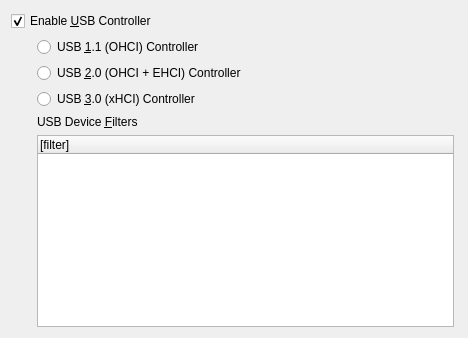
<ui version="4.0" >
 <comment>
 VPox frontends: Qt GUI ("VirtualPox"):

 Copyright (C) 2008-2020 Oracle Corporation

 This file is part of VirtualPox Open Source Edition (OSE), as
 available from http://www.virtualpox.org. This file is free software;
 you can redistribute it and/or modify it under the terms of the GNU
 General Public License (GPL) as published by the Free Software
 Foundation, in version 2 as it comes in the "COPYING" file of the
 VirtualPox OSE distribution. VirtualPox OSE is distributed in the
 hope that it will be useful, but WITHOUT ANY WARRANTY of any kind.
 </comment>
 <class>UIMachineSettingsUSB</class>
 <widget class="QWidget" name="UIMachineSettingsUSB" >
  <property name="geometry" >
   <rect>
    <x>0</x>
    <y>0</y>
    <width>468</width>
    <height>328</height>
   </rect>
  </property>
  <layout class="QGridLayout" columnstretch="0,1,0">
   <item row="0" column="0" colspan="2" >
    <widget class="QCheckBox" name="mGbUSB" >
     <property name="whatsThis" >
      <string>When checked, enables the virtual USB controller of this machine.</string>
     </property>
     <property name="text" >
      <string>Enable &amp;USB Controller</string>
     </property>
     <property name="checked" >
      <bool>true</bool>
     </property>
    </widget>
   </item>
   <item row="1" column="0" >
    <spacer>
     <property name="orientation" >
      <enum>Qt::Horizontal</enum>
     </property>
     <property name="sizeType" >
      <enum>QSizePolicy::Fixed</enum>
     </property>
     <property name="sizeHint" >
      <size>
       <width>20</width>
       <height>0</height>
      </size>
     </property>
    </spacer>
   </item>
   <item row="1" column="1" colspan="2" >
    <widget class="QWidget" name="mUSBChild" >
     <layout class="QVBoxLayout" >
      <property name="leftMargin" >
       <number>0</number>
      </property>
      <property name="topMargin" >
       <number>0</number>
      </property>
      <property name="rightMargin" >
       <number>0</number>
      </property>
      <property name="bottomMargin" >
       <number>0</number>
      </property>
      <item>
       <widget class="QWidget" native="1" name="mRbContainer" >
        <layout class="QVBoxLayout">
         <property name="leftMargin" >
          <number>0</number>
         </property>
         <property name="topMargin" >
          <number>0</number>
         </property>
         <property name="rightMargin" >
          <number>0</number>
         </property>
         <property name="bottomMargin" >
          <number>0</number>
         </property>
         <item>
          <widget class="QRadioButton" name="mRbUSB1">
           <property name="whatsThis">
            <string>When chosen, enables the virtual USB OHCI controller of this machine. The USB OHCI controller provides USB 1.0 support.</string>
           </property>
           <property name="text">
            <string>USB &amp;1.1 (OHCI) Controller</string>
           </property>
          </widget>
         </item>
         <item>
          <widget class="QRadioButton" name="mRbUSB2">
           <property name="whatsThis">
            <string>When chosen, enables the virtual USB OHCI and EHCI controllers of this machine. Together they provide USB 2.0 support.</string>
           </property>
           <property name="text">
            <string>USB &amp;2.0 (OHCI + EHCI) Controller</string>
           </property>
          </widget>
         </item>
         <item>
          <widget class="QRadioButton" name="mRbUSB3">
           <property name="whatsThis">
            <string>When chosen, enables the virtual USB xHCI controller of this machine. The USB xHCI controller provides USB 3.0 support.</string>
           </property>
           <property name="text">
            <string>USB &amp;3.0 (xHCI) Controller</string>
           </property>
          </widget>
         </item>
        </layout>
       </widget>
      </item>
      <item>
       <widget class="QILabelSeparator" name="mGbUSBFilters" >
        <property name="text" >
         <string>USB Device &amp;Filters</string>
        </property>
        <property name="buddy" >
         <cstring>mTwFilters</cstring>
        </property>
       </widget>
      </item>
      <item>
       <widget class="QWidget" native="1" name="mWtFilterHandler" >
        <layout class="QHBoxLayout" >
         <property name="leftMargin" >
          <number>0</number>
         </property>
         <property name="topMargin" >
          <number>0</number>
         </property>
         <property name="rightMargin" >
          <number>0</number>
         </property>
         <property name="bottomMargin" >
          <number>0</number>
         </property>
         <property name="spacing" >
          <number>3</number>
         </property>
         <item>
          <widget class="QITreeWidget" name="mTwFilters" >
           <property name="sizePolicy">
            <sizepolicy hsizetype="MinimumExpanding" vsizetype="MinimumExpanding">
             <horstretch>0</horstretch>
             <verstretch>0</verstretch>
            </sizepolicy>
           </property>
           <property name="contextMenuPolicy" >
            <enum>Qt::CustomContextMenu</enum>
           </property>
           <property name="whatsThis" >
            <string>Lists all USB filters of this machine. The checkbox to the left defines whether the particular filter is enabled or not. Use the context menu or buttons to the right to add or remove USB filters.</string>
           </property>
           <property name="rootIsDecorated" >
            <bool>false</bool>
           </property>
           <column>
            <property name="text" >
             <string>[filter]</string>
            </property>
           </column>
          </widget>
         </item>
         <item>
          <widget class="UIToolBar" native="1" name="m_pFiltersToolBar"/>
         </item>
        </layout>
       </widget>
      </item>
     </layout>
    </widget>
   </item>
  </layout>
 </widget>
 <customwidgets>
  <customwidget>
   <class>QITreeWidget</class>
   <extends>QTreeWidget</extends>
   <header>QITreeWidget.h</header>
  </customwidget>
  <customwidget>
   <class>QILabelSeparator</class>
   <extends>QLabel</extends>
   <header>QILabelSeparator.h</header>
  </customwidget>
  <customwidget>
   <class>UIToolBar</class>
   <extends>QWidget</extends>
   <header>UIToolBar.h</header>
   <container>1</container>
  </customwidget>
 </customwidgets>
 <resources/>
 <connections/>
</ui>
